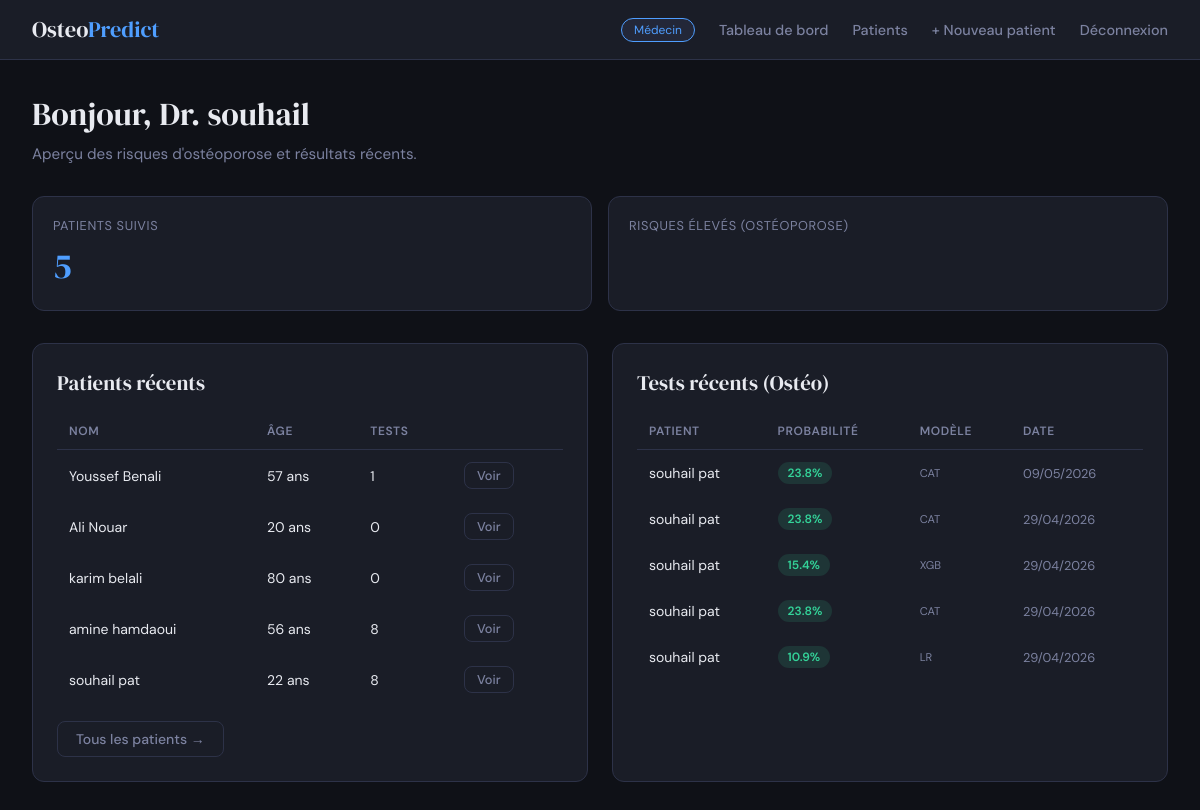
The page /dashboard/ (signed in) on the database its author committed.
### predictor/models.py (models this page shows, shortened)
class Patient(models.Model):
    doctor = models.ForeignKey(User, on_delete=models.CASCADE, related_name="patients")
    user = models.OneToOneField(User, on_delete=models.SET_NULL, null=True, blank=True, related_name="patient_profile")
    first_name = models.CharField(max_length=100)
    last_name = models.CharField(max_length=100)
    age = models.PositiveIntegerField()
    gender = models.CharField(max_length=20, blank=True, null=True)
    created_at = models.DateTimeField(auto_now_add=True)
    class Meta:
        ordering = ["last_name", "first_name"]

class OsteoporosisPrediction(models.Model):
    patient = models.ForeignKey(Patient, on_delete=models.CASCADE, related_name='osteo_predictions')
    age = models.IntegerField()
    gender = models.CharField(max_length=10)
    hormonal_changes = models.CharField(max_length=50)
    family_history = models.CharField(max_length=10)
    race_ethnicity = models.CharField(max_length=50)
    body_weight = models.CharField(max_length=20)
    calcium_intake = models.CharField(max_length=20)
    vitamin_d_intake = models.CharField(max_length=20)
    physical_activity = models.CharField(max_length=20)
    smoking = models.CharField(max_length=10)
    alcohol_consumption = models.CharField(max_length=20)
    medical_conditions = models.CharField(max_length=100)
    medications = models.CharField(max_length=100)
    prior_fractures = models.CharField(max_length=10)
    probability = models.FloatField()
    result = models.IntegerField() # 0 ou 1
    model_used = models.CharField(max_length=50)
    created_at = models.DateTimeField(auto_now_add=True)
    class Meta:
        ordering = ["-created_at"]

### predictor/views.py (the view)
        def wrapper(request, *args, **kwargs):
            if not request.user.is_authenticated:
                return redirect('login')
            if get_user_role(request.user) != role:
                return redirect('home')
            return view_func(request, *args, **kwargs)

### predictor/views.py (called while the page is built)
def get_user_role(user):
    try:
        return user.profile.role
    except UserProfile.DoesNotExist:
        return None

def require_role(role):
    def decorator(view_func):
        def wrapper(request, *args, **kwargs):
            if not request.user.is_authenticated:
                return redirect('login')
            if get_user_role(request.user) != role:
                return redirect('home')
            return view_func(request, *args, **kwargs)
        wrapper.__name__ = view_func.__name__
        return wrapper
    return decorator

@require_role('doctor')
@login_required
def doctor_dashboard(request):
    patients = Patient.objects.filter(doctor=request.user)
    recent_predictions = OsteoporosisPrediction.objects.filter(patient__doctor=request.user).order_by('-created_at')[:5]
    context = {
        'total_patients': patients.count(),
        'recent_predictions': recent_predictions,
        'patients': patients[:6],
    }
    return render(request, 'predictor/doctor_dashboard.html', context)

### predictor/templates/predictor/doctor_dashboard.html (shortened to what this page needs)
{% extends 'predictor/base.html' %}
{% block content %}
<div class="page-header">
    <div class="page-title">Bonjour, Dr. {{ request.user.last_name|default:request.user.username }} </div>
    <div class="page-subtitle">Aperçu des risques d'ostéoporose et résultats récents.</div>
</div>
<div class="stats-grid">
    <div class="stat-card">
        <div class="stat-label">Patients suivis</div>
        <div class="stat-value" style="color:var(--accent-doctor)">{{ total_patients }}</div>
    </div>
    <div class="stat-card">
        <div class="stat-label">Risques élevés (Ostéoporose)</div>
    </div>
</div>
<div class="grid-2">
    <div class="card">
        <div class="card-title">Patients récents</div>
        {% if patients %}
        <table class="table">
            <thead>
                <tr>
                    <th>Nom</th>
                    <th>Âge</th>
                    <th>Tests</th>
                    <th></th>
                </tr>
            </thead>
            <tbody>
            {% for p in patients %}
            <tr>
                <td>{{ p.first_name }} {{ p.last_name }}</td>
                <td>{{ p.age }} ans</td>
                <td>{{ p.osteo_predictions.count }}</td>
                <td><a href="{% url 'patient_detail' p.id %}" class="btn btn-outline" style="padding:4px 12px;font-size:.8rem;">Voir</a></td>
            </tr>
            {% endfor %}
            </tbody>
        </table>
        {% else %}
        <p style="color:var(--text-muted);font-size:.9rem;">Aucun patient. <a href="{% url 'add_patient' %}" style="color:var(--accent-doctor)">Ajouter un patient</a></p>
        {% endif %}
        <div style="margin-top:1rem;">
            <a href="{% url 'patient_list' %}" class="btn btn-outline">Tous les patients →</a>
        </div>
    </div>
    <div class="card">
        <div class="card-title">Tests récents (Ostéo)</div>
        {% if recent_predictions %}
        <table class="table">
            <thead>
                <tr>
                    <th>Patient</th>
                    <th>Probabilité</th>
                    <th>Modèle</th>
                    <th>Date</th>
                </tr>
            </thead>
            <tbody>
            {% for pred in recent_predictions %}
            <tr>
                <td>{{ pred.patient.first_name }} {{ pred.patient.last_name }}</td>
                <td>
                    <span class="badge {% if pred.result == 1 %}badge-high{% else %}badge-low{% endif %}">
                        {{ pred.probability|floatformat:1 }}%
                    </span>
                </td>
                <td style="font-size:0.7rem; color:var(--text-muted)">{{ pred.model_used|upper }}</td>
                <td style="color:var(--text-muted);font-size:.8rem;">{{ pred.created_at|date:"d/m/Y" }}</td>
            </tr>
            {% endfor %}
            </tbody>
        </table>
        {% else %}
        <p style="color:var(--text-muted);font-size:.9rem;">Aucun test effectué.</p>
        {% endif %}
    </div>
</div>
{% endblock %}

### predictor/templates/predictor/base.html (style rules this page uses)
:root { --bg: #0f1117; --surface: #1a1d27; --surface2: #232738; --border: #2d3248; --text: #e8eaf0; --text-muted: #7c82a0; --accent-doctor: #4f9eff; --accent-patient: #34d399; --danger: #f87171; --warning: #fbbf24; --font-display: 'DM Serif Display', serif; --font-body: 'DM Sans', sans-serif; }
* { box-sizing: border-box; margin: 0; padding: 0; }
body { font-family: var(--font-body); background: var(--bg); color: var(--text); min-height: 100vh; }
.card { background: var(--surface); border: 1px solid var(--border); border-radius: 12px; padding: 1.5rem; }
.card-title { font-family: var(--font-display); font-size: 1.3rem; margin-bottom: 1rem; }
.btn { display: inline-flex; align-items: center; gap: 6px; padding: 8px 18px; border-radius: 8px; border: none; font-family: var(--font-body); font-size: 0.875rem; font-weight: 500; cursor: pointer; text-decoration: none; transition: all .2s; }
.btn-outline { background: transparent; color: var(--text-muted); border: 1px solid var(--border); }
.page-header { margin-bottom: 2rem; }
.page-title { font-family: var(--font-display); font-size: 2rem; margin-bottom: 0.5rem; }
.page-subtitle { color: var(--text-muted); font-size: 0.95rem; }
.stats-grid { display: grid; grid-template-columns: repeat(auto-fit, minmax(180px, 1fr)); gap: 1rem; margin-bottom: 2rem; }
.stat-card { background: var(--surface); border: 1px solid var(--border); border-radius: 12px; padding: 1.25rem; }
.stat-label { color: var(--text-muted); font-size: 0.8rem; text-transform: uppercase; letter-spacing: .05em; margin-bottom: 8px; }
.stat-value { font-family: var(--font-display); font-size: 2.2rem; }
.table { width: 100%; border-collapse: collapse; }
.table th { text-align: left; padding: 10px 12px; font-size: 0.75rem; font-weight: 600; text-transform: uppercase; letter-spacing: .05em; color: var(--text-muted); border-bottom: 1px solid var(--border); }
.table td { padding: 12px; font-size: 0.875rem; border-bottom: 1px solid var(--border)88; }
.table tr:last-child td { border-bottom: none; }
.badge { display: inline-block; padding: 3px 10px; border-radius: 20px; font-size: 0.75rem; font-weight: 600; }
.badge-low { background: #34d39922; color: var(--accent-patient); }
.grid-2 { display: grid; grid-template-columns: 1fr 1fr; gap: 1.5rem; }

### rows shown on the page
Patient: first_name "Youssef", last_name "Benali", age "57", osteo_predictions.count "1"
Patient: first_name "Ali", last_name "Nouar", age "20", osteo_predictions.count "0"
Patient: first_name "karim", last_name "belali", age "80", osteo_predictions.count "0"
Patient: first_name "amine", last_name "hamdaoui", age "56", osteo_predictions.count "8"
Patient: first_name "souhail", last_name "pat", age "22", osteo_predictions.count "8"
OsteoporosisPrediction: patient.first_name "souhail", patient.last_name "pat", probability "23.8", model_used "CAT", created_at "09/05/2026"
OsteoporosisPrediction: patient.first_name "souhail", patient.last_name "pat", probability "23.8", model_used "CAT", created_at "29/04/2026"
OsteoporosisPrediction: patient.first_name "souhail", patient.last_name "pat", probability "15.4", model_used "XGB", created_at "29/04/2026"
OsteoporosisPrediction: patient.first_name "souhail", patient.last_name "pat", probability "23.8", model_used "CAT", created_at "29/04/2026"
OsteoporosisPrediction: patient.first_name "souhail", patient.last_name "pat", probability "10.9", model_used "LR", created_at "29/04/2026"

### other values the page prints
{{ request.user.last_name|default:request.user.username }} "souhail"
{{ total_patients }} "5"
